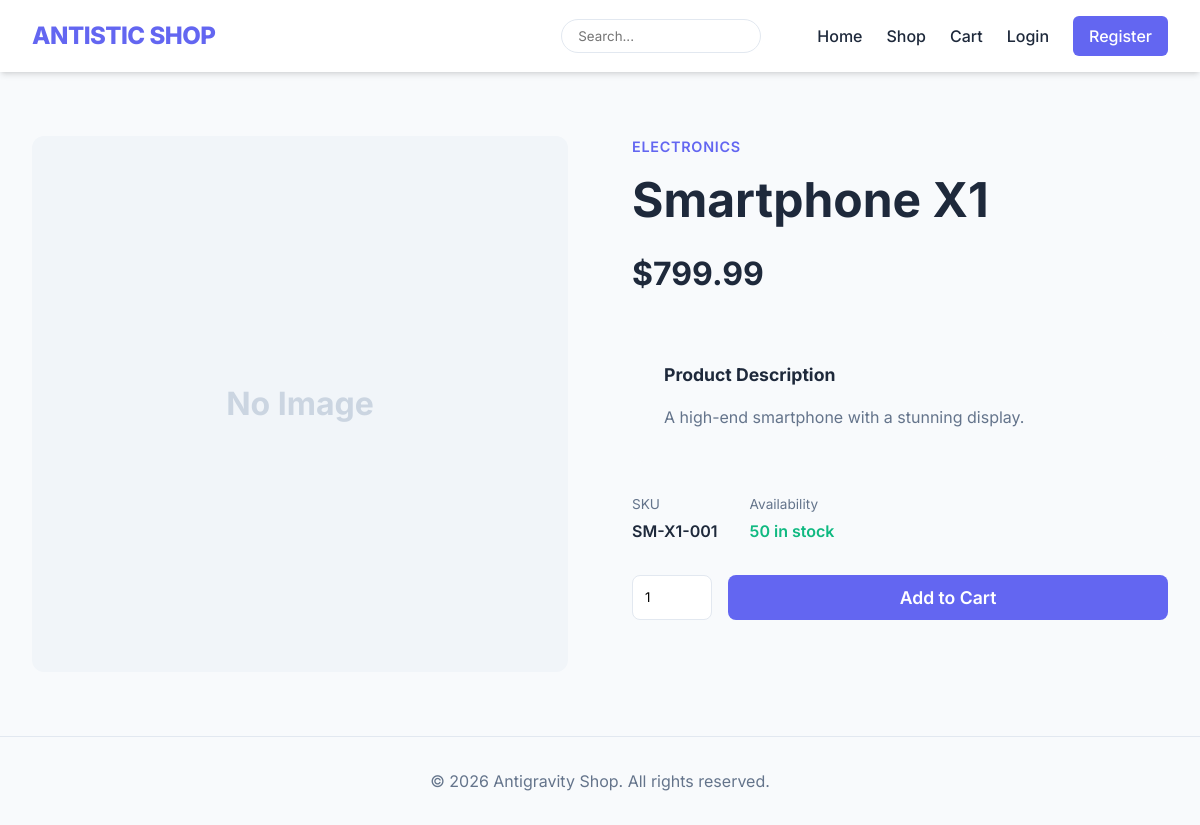
Page /public/product.php?id=1 on the committed database.
### tables this page shows
CREATE TABLE IF NOT EXISTS products (
    id INT AUTO_INCREMENT PRIMARY KEY,
    name VARCHAR(255) NOT NULL,
    slug VARCHAR(255) NOT NULL UNIQUE,
    description TEXT,
    price DECIMAL(10, 2) NOT NULL,
    stock INT NOT NULL DEFAULT 0,
    sku VARCHAR(100) UNIQUE,
    category_id INT,
    images JSON,
    status ENUM('active', 'inactive') DEFAULT 'active',
    created_at TIMESTAMP DEFAULT CURRENT_TIMESTAMP,
    FOREIGN KEY (category_id) REFERENCES categories(id) ON DELETE SET NULL
);

CREATE TABLE IF NOT EXISTS categories (
    id INT AUTO_INCREMENT PRIMARY KEY,
    name VARCHAR(255) NOT NULL,
    slug VARCHAR(255) NOT NULL UNIQUE,
    parent_id INT DEFAULT NULL,
    status ENUM('active', 'inactive') DEFAULT 'active',
    FOREIGN KEY (parent_id) REFERENCES categories(id) ON DELETE SET NULL
);

### public/includes/product-functions.php (called while the page is built, shortened)
<?php
function getProductById($id, $pdo) {
    $stmt = $pdo->prepare("SELECT p.*, c.name as category_name FROM products p JOIN categories c ON p.category_id = c.id WHERE p.id = ?");
    $stmt->execute([$id]);
    return $stmt->fetch();
}
?>

### public/includes/functions.php (called while the page is built, shortened)
<?php
function formatPrice($price) {
    return '$' . number_format($price, 2);
}
?>

### public/product.php (the view, shortened to what this page needs)
<?php
require_once 'includes/header.php';
$id = isset($_GET['id']) ? (int)$_GET['id'] : 0;
$product = getProductById($id, $pdo);
?>
<main class="container">
    <div style="display: grid; grid-template-columns: 1fr 1fr; gap: 4rem; margin-top: 4rem; align-items: start;">
        <div class="product-detail-image">
            <?php
                $images = json_decode($product['images'], true);
                if (!empty($images)): ?>
                <div style="aspect_ratio: 1/1; border-radius: 12px; overflow: hidden; background: #f8fafc; box-shadow: var(--shadow);">
                    <img src="<?php echo $baseUrl . $images[0]; ?>" alt="<?php echo htmlspecialchars($product['name']); ?>" style="width: 100%; height: 100%; object-fit: cover;">
                </div>
                <?php if (count($images) > 1): ?>
                    <div style="display: flex; gap: 0.5rem; margin-top: 1rem;">
                        <?php foreach($images as $img): ?>
                            <img src="<?php echo $baseUrl . $img; ?>" style="width: 60px; height: 60px; border-radius: 6px; cursor: pointer; border: 1px solid var(--border-color);">
                        <?php endforeach; ?>
                    </div>
                <?php endif; ?>
            <?php else: ?>
                <div style="aspect-ratio: 1/1; background: #f1f5f9; border-radius: 12px; display: flex; align-items: center; justify-content: center; font-size: 2rem; font-weight: 700; color: #cbd5e1;">
                    No Image
                </div>
            <?php endif; ?>
        </div>
        <div class="product-detail-info">
            <div style="color: var(--primary-color); font-weight: 600; text-transform: uppercase; letter-spacing: 0.05em; font-size: 0.9rem; margin-bottom: 1rem;">
                <?php echo htmlspecialchars($product['category_name']); ?>
            </div>
            <h1 style="font-size: 3rem; line-height: 1.1; margin-bottom: 1.5rem;"><?php echo htmlspecialchars($product['name']); ?></h1>
            <div style="font-size: 2rem; font-weight: 700; margin-bottom: 2rem; color: var(--text-main);">
                <?php echo formatPrice($product['price']); ?>
            </div>
            <div style="background: #f8fafc; padding: 2rem; border-radius: 12px; margin-bottom: 2rem;">
                <h3 style="margin-bottom: 1rem; font-size: 1.1rem;">Product Description</h3>
                <p style="color: var(--text-muted); line-height: 1.6;"><?php echo nl2br(htmlspecialchars($product['description'])); ?></p>
            </div>
            <div style="margin-bottom: 2rem; display: flex; align-items: center; gap: 2rem;">
                <div>
                    <div style="font-size: 0.85rem; color: var(--text-muted); margin-bottom: 0.25rem;">SKU</div>
                    <div style="font-weight: 600;"><?php echo htmlspecialchars($product['sku']); ?></div>
                </div>
                <div>
                    <div style="font-size: 0.85rem; color: var(--text-muted); margin-bottom: 0.25rem;">Availability</div>
                    <div style="font-weight: 600; color: <?php echo $product['stock'] > 0 ? '#10b981' : '#ef4444'; ?>">
                        <?php echo $product['stock'] > 0 ? $product['stock'] . ' in stock' : 'Out of stock'; ?>
                    </div>
                </div>
            </div>
            <div style="display: flex; gap: 1rem;">
                <input type="number" id="qty-input" value="1" min="1" max="<?php echo $product['stock']; ?>" style="width: 80px; padding: 0.75rem; border: 1px solid var(--border-color); border-radius: 8px;">
                <button type="button" onclick="addToCart(<?php echo $product['id']; ?>, document.getElementById('qty-input').value)" style="flex-grow: 1; font-size: 1.1rem;" <?php echo $product['stock'] <= 0 ? 'disabled' : ''; ?>>
                    Add to Cart
                </button>
            </div>
        </div>
    </div>
</main>
<?php require_once 'includes/footer.php'; ?>

### public/css/style.css (style rules this page uses)
:root { --primary-color: #6366f1; --primary-hover: #4f46e5; --bg-color: #f8fafc; --card-bg: #ffffff; --text-main: #1e293b; --text-muted: #64748b; --border-color: #e2e8f0; --shadow: 0 4px 6px -1px rgb(0 0 0 / 0.1), 0 2px 4px -2px rgb(0 0 0 / 0.1); --border-radius: 12px; }
* { margin: 0; padding: 0; box-sizing: border-box; font-family: 'Inter', system-ui, -apple-system, sans-serif; }
body { background-color: var(--bg-color); color: var(--text-main); line-height: 1.5; }
.container { max-width: 1200px; margin: 0 auto; padding: 0 2rem; }
button { background: var(--primary-color); color: white; border: none; padding: 0.75rem 1.5rem; border-radius: 8px; font-weight: 600; cursor: pointer; transition: background 0.2s; }

### rows in the picture
products: category.name "ELECTRONICS", name "Smartphone X1", price "$799.99", description "A high-end smartphone with a stunning display.", sku "SM-X1-001", stock "50"
